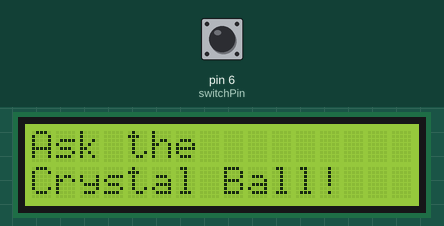
This sketch was run on a simulated Arduino Uno, built with avr-gcc and run on an emulated ATmega328P. Shown: 16×2 character LCD. The test bench sets the inputs (shaded band); at power-on: pin 6 (switchPin) LOW. Random numbers use the default seed unless the sketch sets one.

Above: at 1.2 s.
1.3 s: pin 6 (switchPin) pulled HIGH for 0.15 s
At 3.0 s:
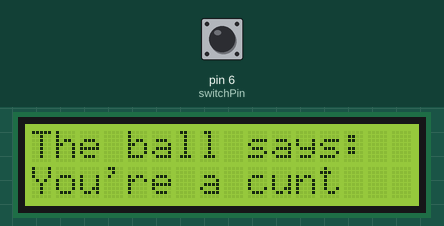
3.2 s: pin 6 (switchPin) pulled HIGH for 1 s
At 4.25 s:
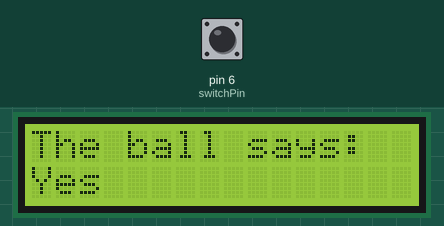
6.2 s: pin 6 (switchPin) pulled HIGH for 3.2 s
At 9.56 s:
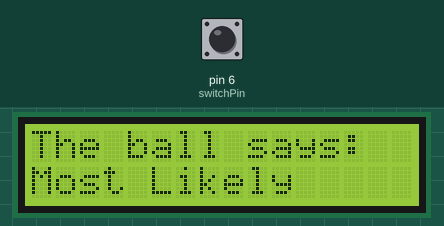
Timing chart, 0 to 11.1 s (numbered marks = the images above; inputs shaded):
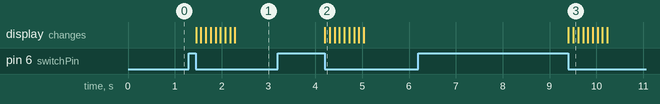

The sketch:

magicBall.ino
```cpp
#include <LiquidCrystal.h>
LiquidCrystal lcd(12, 11, 5, 4, 3, 2);

const int switchPin = 6;
int switchPinState = 0;
int previousSwitchPinState = 0;
int reply;

void setup() {
   pinMode(switchPin, INPUT);
  lcd.begin(16, 2) ;

  lcd.print("Ask the");
  lcd.setCursor(0, 1);
  lcd.print("Crystal Ball!");
}

void loop() {
  switchPinState = digitalRead(switchPin);

  if(switchPinState!=previousSwitchPinState && switchPinState ==LOW) {
    reply = random(8);
    lcd.clear();
    lcd.setCursor(0,0);
    lcd.print("The ball says:");
    lcd.setCursor(0,1);

    for(int i=0; i<8; i++) {
      lcd.print(answer(i));
      lcd.setCursor(0,1);
      delay(100);
      lcd.write("                ");
      lcd.setCursor(0,1);

    }
    lcd.print("You're a cunt");
  }
  previousSwitchPinState = switchPinState;
}

char* answer(int reply) {
      char* theAnswer;
      switch(reply) {
        case 0:
        theAnswer = "Yes";
        break;
        case 1:
        theAnswer = "Most Likely";
        break;
        case 2:
         theAnswer = "Certainly";
        break;
        case 3:
         theAnswer = "Unsure";
        break;
        case 4:
         theAnswer = "Outlook good";
        break;
        case 5:
         theAnswer = "Ask again";
        break;
        case 6:
         theAnswer = "Doubtful";
        break;
        case 7:
         theAnswer = "No";
        break;
    }

    return theAnswer;
}
```

Measured:
- after the input at 1.3 s, the display: first changes after 0.15 s (image 1 shows a later state)
- after the input at 3.2 s, the display: changes after 1.0 s (image 2)
- after the input at 6.2 s, the display: first changes after 3.2 s (image 3 shows a later state)
